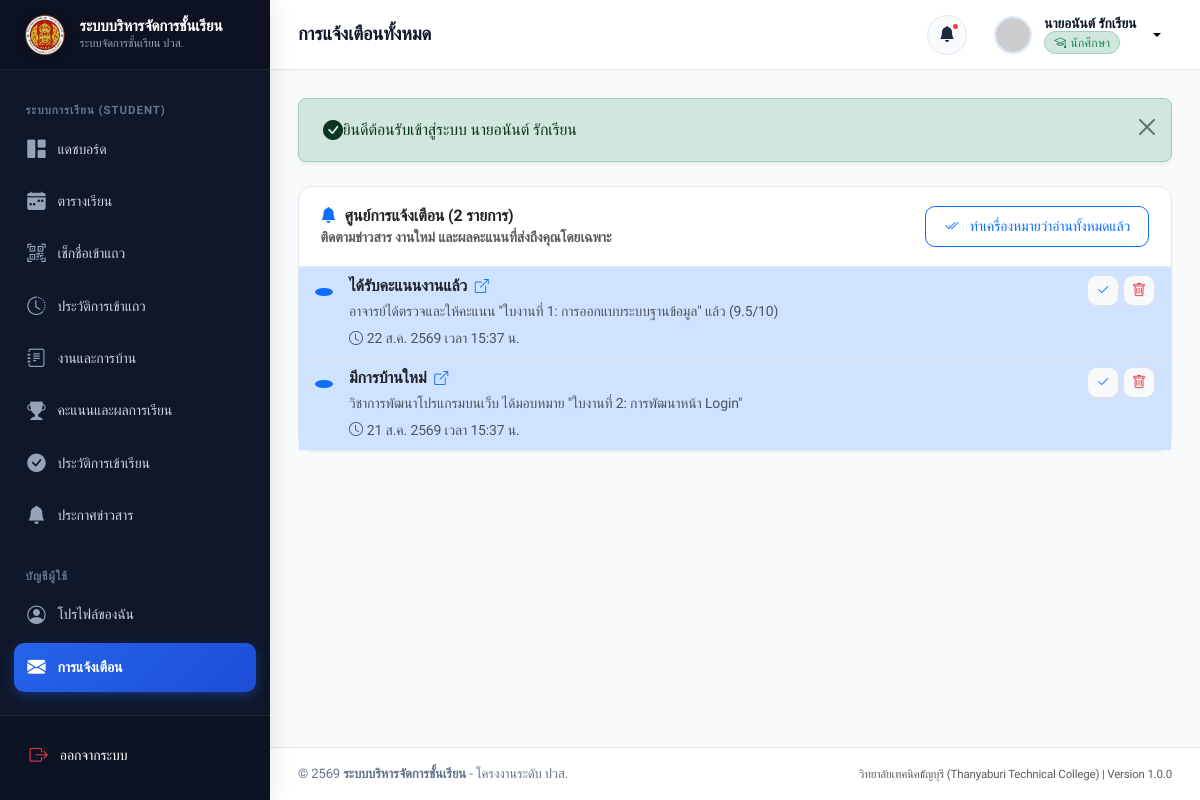
The app's page /notifications/notifications.php (signed in) with its own data.
### tables this page shows
CREATE TABLE `notifications` (
  `id` INT AUTO_INCREMENT PRIMARY KEY,
  `user_id` INT NOT NULL,
  `title` VARCHAR(255) NOT NULL,
  `message` TEXT NOT NULL,
  `link` VARCHAR(255) DEFAULT NULL,
  `is_read` TINYINT(1) NOT NULL DEFAULT 0,
  `created_at` DATETIME NOT NULL DEFAULT CURRENT_TIMESTAMP,
  CONSTRAINT `fk_notifications_user` FOREIGN KEY (`user_id`) REFERENCES `users` (`id`) ON DELETE CASCADE,
  INDEX `idx_notifications_user_read` (`user_id`, `is_read`)
);

### includes/csrf.php (called while the page is built, shortened)
<?php
function generateCsrfToken(): string {
    return $_SESSION['csrf_token'];
}

### notifications/notifications.php (the view, shortened to what this page needs)
<?php
require_once __DIR__ . '/../includes/csrf.php';
require_once __DIR__ . '/../includes/functions.php';
$currentUser = getCurrentUser();
$userId = (int)$currentUser['id'];
try {
    $stmt = $pdo->prepare("SELECT * FROM notifications WHERE user_id = ? ORDER BY created_at DESC");
    $stmt->execute([$userId]);
    $notifications = $stmt->fetchAll();
} catch (PDOException $e) {
    $notifications = [];
}
require_once __DIR__ . '/../includes/header.php';
require_once __DIR__ . '/../includes/sidebar.php';
require_once __DIR__ . '/../includes/navbar.php';
?>
<div class="card">
    <div class="card-header flex-column flex-md-row gap-3 align-items-start align-items-md-center">
        <div>
            <h5 class="card-title mb-0"><i class="bi bi-bell-fill text-primary"></i> ศูนย์การแจ้งเตือน (<?= count($notifications) ?> รายการ)</h5>
            <div class="small text-muted">ติดตามข่าวสาร งานใหม่ และผลคะแนนที่ส่งถึงคุณโดยเฉพาะ</div>
        </div>
        <div>
            <?php if (!empty($notifications)): ?>
                <a href="<?= BASE_URL ?>notifications/notifications.php?action=read_all&csrf_token=<?= generateCsrfToken() ?>" class="btn btn-sm btn-outline-primary">
                    <i class="bi bi-check2-all me-1"></i> ทำเครื่องหมายว่าอ่านทั้งหมดแล้ว
                </a>
            <?php endif; ?>
        </div>
    </div>
    <div class="card-body p-0">
        <?php if (empty($notifications)): ?>
            <div class="text-center py-5 text-muted">
                <i class="bi bi-bell-slash fs-1 d-block mb-2 text-secondary"></i>
                ไม่มีรายการแจ้งเตือนในขณะนี้
            </div>
        <?php else: ?>
            <div class="list-group list-group-flush">
                <?php foreach ($notifications as $n): ?>
                    <div class="list-group-item p-3.5 <?= !$n['is_read'] ? 'bg-primary-subtle bg-opacity-25' : '' ?> d-flex justify-content-between align-items-start gap-3">
                        <div class="d-flex align-items-start gap-3">
                            <div class="mt-1">
                                <?php if (!$n['is_read']): ?>
                                    <span class="badge bg-primary p-1.5 rounded-circle d-inline-block"></span>
                                <?php else: ?>
                                    <i class="bi bi-bell text-muted"></i>
                                <?php endif; ?>
                            </div>
                            <div>
                                <h6 class="fw-bold text-dark mb-1">
                                    <?php if (!empty($n['link'])): ?>
                                        <a href="<?= BASE_URL ?>notifications/notifications.php?action=read&id=<?= $n['id'] ?>&redirect=<?= urlencode($n['link']) ?>" class="text-dark hover-primary">
                                            <?= htmlspecialchars($n['title']) ?> <i class="bi bi-box-arrow-up-right small ms-1 text-primary"></i>
                                        </a>
                                    <?php else: ?>
                                        <?= htmlspecialchars($n['title']) ?>
                                    <?php endif; ?>
                                </h6>
                                <p class="text-muted small mb-1"><?= htmlspecialchars($n['message']) ?></p>
                                <small class="text-muted"><i class="bi bi-clock me-1"></i><?= formatThaiDate($n['created_at'], true, true) ?></small>
                            </div>
                        </div>
                        <div class="d-flex align-items-center gap-1">
                            <?php if (!$n['is_read']): ?>
                                <a href="<?= BASE_URL ?>notifications/notifications.php?action=read&id=<?= $n['id'] ?>" class="btn btn-sm btn-light border py-1 px-2" title="ทำเครื่องหมายว่าอ่านแล้ว">
                                    <i class="bi bi-check2 text-primary"></i>
                                </a>
                            <?php endif; ?>
                            <button type="button" class="btn btn-sm btn-light border py-1 px-2 text-danger" title="ลบ"
                                    onclick="confirmDelete('<?= BASE_URL ?>notifications/notifications.php?action=delete&id=<?= $n['id'] ?>&csrf_token=<?= generateCsrfToken() ?>', 'ยืนยันลบการแจ้งเตือนนี้?')">
                                <i class="bi bi-trash"></i>
                            </button>
                        </div>
                    </div>
                <?php endforeach; ?>
            </div>
        <?php endif; ?>
    </div>
</div>
<?php require_once __DIR__ . '/../includes/footer.php'; ?>

### assets/css/style.css (style rules this page uses)
:root { --primary: #1e40af; --primary-hover: #1d4ed8; --primary-light: #eff6ff; --primary-rgb: 30, 64, 175; --secondary: #475569; --accent: #3b82f6; --accent-light: #dbeafe; --success: #10b981; --success-light: #ecfdf5; --warning: #f59e0b; --warning-light: #fffbeb; --danger: #ef4444; --danger-light: #fef2f2; --info: #06b6d4; --info-light: #ecfeff; --dark: #0f172a; --dark-surface: #1e293b; --light-bg: #f8fafc; --card-bg: #ffffff; --border-color: #e2e8f0; --border-focus: #93c5fd; --text-main: #1e293b; --text-muted: #64748b; --text-light: #94a3b8; --sidebar-width: 270px; --topbar-height: 70px; --radius-sm: 0.375rem; --radius-md: 0.625rem; --radius-lg: 0.875rem; --radius-xl: 1.25rem; --shadow-sm: 0 1px 2px 0 rgb(0 0 0 / 0.05); --shadow-md: 0 4px 6px -1px rgb(0 0 0 / 0.07), 0 2px 4px -2px rgb(0 0 0 / 0.05); --shadow-lg: 0 10px 15px -3px rgb(0 0 0 / 0.08), 0 4px 6px -4px rgb(0 0 0 / 0.04); --shadow-xl: 0 20px 25px -5px rgb(0 0 0 / 0.1), 0 8px 10px -6px rgb(0 0 0 / 0.05); --transition: all 0.2s cubic-bezier(0.4, 0, 0.2, 1); }
* { box-sizing: border-box; }
body { font-family: 'Prompt', -apple-system, BlinkMacSystemFont, 'Segoe UI', Roboto, sans-serif; background-color: var(--light-bg); color: var(--text-main); min-height: 100vh; margin: 0; display: flex; flex-direction: column; overflow-x: hidden; letter-spacing: -0.01em; }
h1, h2, h3, h4, h5, h6 { color: var(--dark); font-weight: 600; line-height: 1.35; }
a { color: var(--primary); text-decoration: none; transition: var(--transition); }
.card { background-color: var(--card-bg); border: 1px solid var(--border-color); border-radius: var(--radius-lg); box-shadow: var(--shadow-sm); transition: var(--transition); margin-bottom: 1.5rem; }
.card-header { background-color: transparent; border-bottom: 1px solid var(--border-color); padding: 1.15rem 1.35rem; display: flex; align-items: center; justify-content: space-between; font-weight: 600; }
.card-header .card-title { margin: 0; font-size: 1rem; font-weight: 600; display: flex; align-items: center; gap: 0.5rem; }
.card-body { padding: 1.35rem; }
.btn { font-family: inherit; font-weight: 500; padding: 0.55rem 1.15rem; border-radius: var(--radius-md); transition: var(--transition); display: inline-flex; align-items: center; justify-content: center; gap: 0.45rem; font-size: 0.88rem; }
.badge { font-weight: 500; font-size: 0.75rem; padding: 0.35em 0.75em; letter-spacing: 0.02em; }

### records on screen
notifications: is_read 0 (drawn), title "ได้รับคะแนนงานแล้ว", message "อาจารย์ได้ตรวจและให้คะแนน \"ใบงานที่ 1: การออกแบบระบบฐานข้อมูล\" แล้ว (9.5/10)", created_at "22 ส.ค. 2569 เวลา 15:37 น."
notifications: is_read 0 (drawn), title "มีการบ้านใหม่", message "วิชาการพัฒนาโปรแกรมบนเว็บ ได้มอบหมาย \"ใบงานที่ 2: การพัฒนาหน้า Login\"", created_at "21 ส.ค. 2569 เวลา 15:37 น."

### other values on screen
APP_NAME "ระบบบริหารจัดการชั้นเรียน"
$pageTitle "การแจ้งเตือนทั้งหมด"
$currentUser['full_name'] "นายอนันต์ รักเรียน"
$msg "ยินดีต้อนรับเข้าสู่ระบบ นายอนันต์ รักเรียน"
count($notifications) "2"
APP_SUBTITLE "วิทยาลัยเทคนิคธัญบุรี (Thanyaburi Technical College)"
APP_VERSION "1.0.0"
